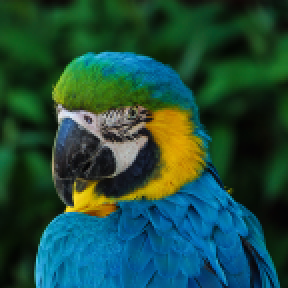
#> input picture test.png, 144 x 144 px (shown 2 times larger)
$ python lab9_imagewarping.py
#> lines starting #> are read from the running program, lines starting #| are printed output that depends on the picture; after the words box and inside, x2 and y2 are one past the last pixel; in counts of white or black regions, pixels touching at a corner belong together
# -*- coding: utf-8 -*-
"""Lab9-ImageWarping.ipynb

Automatically generated by Colaboratory.

Original file is located at
    https://colab.research.google.com/drive/1vu4XFCJI6QWVVNSmg8WXt6Qiv_oyw_OB

# Image Warping Lab

## Part 1: Interpolation

Since we are going to be warping images, we need to make sure we have a good interpolation function to deal with inexact pixel locations.

In the cell below, we want to scale an image by a factor of 2.30 in both x and y. **Write a function called "interpolate" that performs bilinear interpolation.** This function should take in the image and a location (x,y) of interest. It then uses the nearby pixels to that location to interpolate and return an RGB value.
"""

from os import sendfile
import matplotlib.pyplot as plt
import numpy as np
import math

#Your bilinear interpolation function
#x and y may be inexact locations
def interpolate(image, target_y, target_x):
    x_left = math.floor(target_x)
    x_right = math.ceil(target_x)
    y_bottom = math.floor(target_y)
    y_top = math.ceil(target_y)
    # [6 lines of commented-out code are left out]

    imgh, imgw, _ = image.shape
    if x_right > imgw-1 or x_left < 0 or y_top > imgh-1 or y_bottom < 0:
      target_shade = [0,0,0]
    elif y_bottom == y_top:
      target_shade = (1-(target_x - x_left)) * image[y_top,x_left,:] + (1-(x_right - target_x)) * image[y_top,x_right,:]
    else:
      mid_x_top_shade = (1-(target_x - x_left)) * image[y_top,x_left,:] + (1-(x_right - target_x)) * image[y_top,x_right,:]
      mid_x_bottom_shade = (1-(target_x - x_left)) * image[y_bottom,x_left,:] + (1-(x_right - target_x)) * image[y_bottom,x_right,:]
      target_shade = (1-(y_top - target_y)) * mid_x_top_shade + (1-(target_y - y_bottom)) * mid_x_bottom_shade

    # print(target_shade)
    return np.multiply(target_shade, 255)


filename = "test.png"
im = plt.imread(filename)
#> im is the input picture: shape (144, 144, 3) float32; mean R, G, B 0.119, 0.298, 0.24

h,w,_ = im.shape
#> h = 144; w = 144
scale_factor = 2.3

original = np.array(im)
plt.imshow(original,vmin=0)
plt.show()
result = np.zeros((int(scale_factor*h),(int(scale_factor*w)),3), dtype="uint8")
result_h,result_w,_ = result.shape
#> result_h = 331; result_w = 331

#result[0:h,0:w,:] = im #Temporary line, you can delete it

#Write code that scales the image by a factor of 2.3
#It should call interpolate.

for i in range(0, result_h):
  y_bwmap = i / scale_factor
  for j in range(0, result_w):
    x_bwmap = j / scale_factor
    if (j / scale_factor) % 1 != 0.0:
      # print("BigShape: " + str(result.shape))
      # print("BigX: " + str(i))
      # print("BigY: " + str(j))
      result[i,j,:] = interpolate(im, y_bwmap, x_bwmap)
    else:
      x_int = int(x_bwmap)
      y_int = int(y_bwmap)
      # print(im[y_int,x_int,:])
      result[i,j,:] = np.multiply(im[y_int,x_int,:],255)
#> this loop made 331 passes
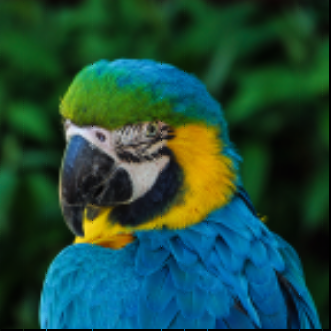
#> result: shape (331, 331, 3); mean R, G, B 29.9, 74.7, 60.1

plt.imshow(result,vmin=0)
plt.show()

"""## Part 2: Backwards Mapping

Now that we have a interpolation function, we need a function that performs a backward mapping between a source and target image.

Given a simple rotation transformation, **write a function that performs a backwards mapping. This function should also call your interpolate function.**

For this example, the source and target image will be the same size, which means part of your rotated image will be cut off on the corners. You can assume that all pixels need to be backward mapped. Also, **don't forget to invert the transform. This is really easy in numpy.**
"""

#takes in input image and forward transformation, returns output image mapped from input
def backmap1(image, transform):
    h,w,_ = im.shape
    result = np.zeros((h,w,3), dtype="uint8")
    tinv = np.linalg.inv(transform)

    #iterate over rows of output image
    for i in range(0,h):

      #iterate over columns of output image
      for j in range(0,w):
        current = np.array([[i],[j],[1]])
        origin = np.matmul(tinv,current)
        result[i,j,:] = interpolate(image, origin[0], origin[1])
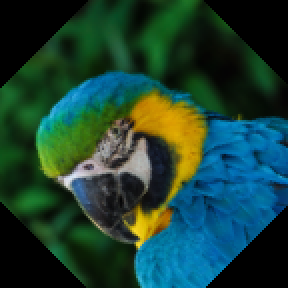
#> result: shape (144, 144, 3) (shown 2 times larger); mean R, G, B 27.4, 64.7, 52

    return result


from math import sin,cos,pi

filename = "test.png"
im = plt.imread(filename)

plt.imshow(im,vmin=0)
plt.show()

transform = np.matrix([[cos(45 * pi/180), -sin(45 * pi/180), w/2],[sin(45 * pi/180),cos(45 * pi/180),-h/5],[0,0,1]])

result = backmap1(im,transform)

plt.imshow(result,vmin=0)
plt.show()

"""## Part 3: Homographies

Now that we have the two specific functions that we need, let's start looking at some more interesting image warping. In class, we discussed how we can use homographies to warp images nonlinearly. In this lab, we have provided the homography generating code for you.
"""

class Point():
    def __init__(self,x,y):
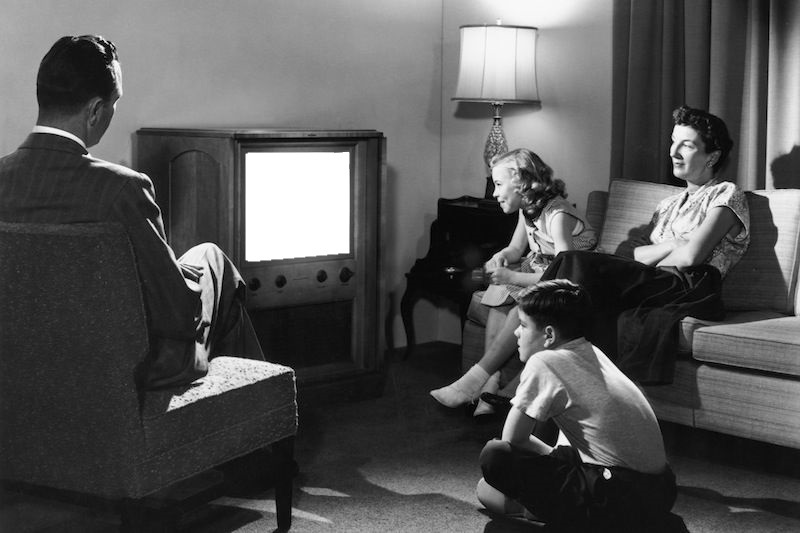
#> input picture tv.jpg, 800 x 533 px
#> further down, tv is the input picture: shape (533, 800, 3); min 0, max 255, mean 84.7
        self.x = x
        self.y = y


def getHomography(s0,s1,s2,s3,t0,t1,t2,t3):

    x0s = s0.x
    y0s = s0.y
    x0t = t0.x
    y0t = t0.y

    x1s = s1.x
    y1s = s1.y
    x1t = t1.x
    y1t = t1.y

    x2s = s2.x
    y2s = s2.y
    x2t = t2.x
    y2t = t2.y

    x3s = s3.x
    y3s = s3.y
    x3t = t3.x
    y3t = t3.y

    #Solve for the homography matrix
    A = np.matrix([
            [x0s, y0s, 1, 0, 0, 0, -x0t*x0s, -x0t*y0s],
            [0, 0, 0, x0s, y0s, 1, -y0t*x0s, -y0t*y0s],
            [x1s, y1s, 1, 0, 0, 0, -x1t*x1s, -x1t*y1s],
            [0, 0, 0, x1s, y1s, 1, -y1t*x1s, -y1t*y1s],
            [x2s, y2s, 1, 0, 0, 0, -x2t*x2s, -x2t*y2s],
            [0, 0, 0, x2s, y2s, 1, -y2t*x2s, -y2t*y2s],
            [x3s, y3s, 1, 0, 0, 0, -x3t*x3s, -x3t*y3s],
            [0, 0, 0, x3s, y3s, 1, -y3t*x3s, -y3t*y3s]
        ])

    b = np.matrix([
            [x0t],
            [y0t],
            [x1t],
            [y1t],
            [x2t],
            [y2t],
            [x3t],
            [y3t]
        ])

    #The homography solutions a-h
    solutions = np.linalg.solve(A,b)

    solutions = np.append(solutions,[[1.0]], axis=0)

    #Reshape the homography into the appropriate 3x3 matrix
    homography = np.reshape(solutions, (3,3))

    return homography

def getScreen():
    result = []
    screen = np.loadtxt("screen.txt")
    for line in screen:
        result.append(Point(int(line[0]), int(line[1])))
    return result

"""We want to be able to get a new image into the tv set in the image shown below. Note that not all pixels will need to be backward mapped. For this reason, we also need to specify a list of points that we are considering. This is provided in the getScreen function definined above.

**Rewrite your backmap function to allow for two images of different sizes and a specific set of points that need to be mapped.**
"""

def backmap2(source, target, transform, points):
    tinv = np.linalg.inv(transform)
    result = np.copy(target)
    for point in points:
      current = np.array([[point.x],[point.y],[1]])
      origin = np.matmul(tinv,current)
      result[point.y,point.x,:] = interpolate(source, origin[1], origin[0])
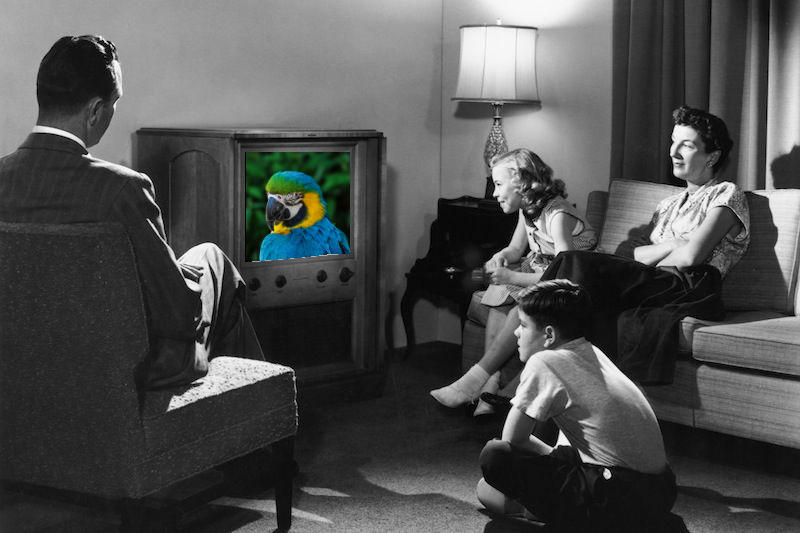
#> result: shape (533, 800, 3); 2.6% of pixels changed, all inside (x1, y1, x2, y2) = (245, 152, 350, 262)
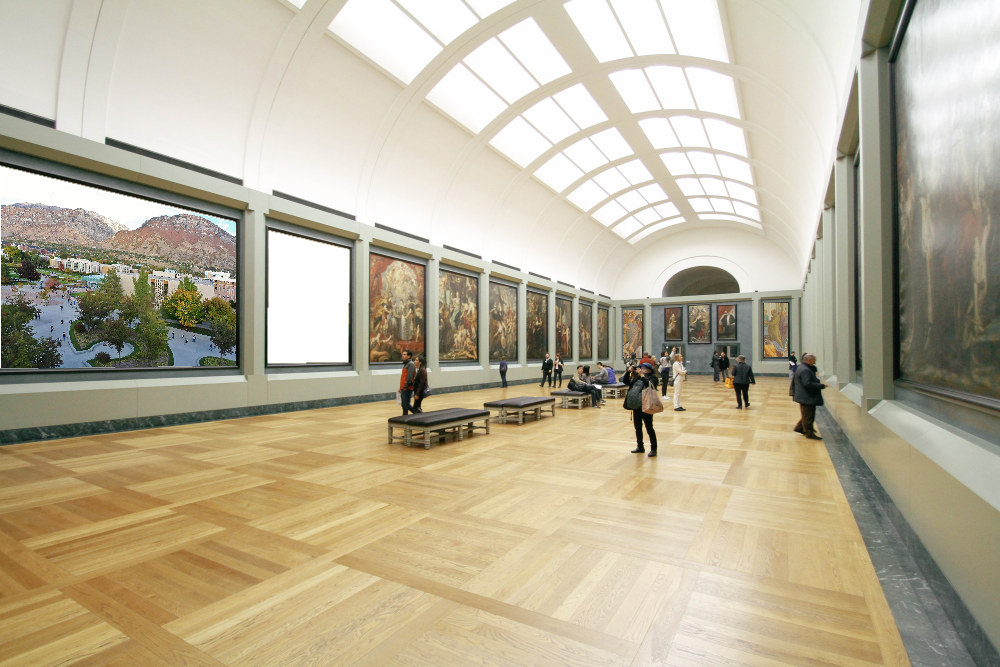
#> input picture museum.png, 1000 x 667 px
#> further down, museum is the input picture: shape (667, 1000, 3) float32; mean R, G, B 0.731, 0.695, 0.601

    return result


filename = "test.png"
im = plt.imread(filename)

h,w,_ = im.shape

s0 = Point(0,0)
s1 = Point(w-1,0)
s2 = Point(w-1,h-1)
s3 = Point(0,h-1)

t0 = Point(245,152)
t1 = Point(349,150)
t2 = Point(349,253)
t3 = Point(246,261)

tv = plt.imread('tv.jpg')
plt.imshow(tv,vmin=0)
plt.show()

transform = getHomography(s0,s1,s2,s3,t0,t1,t2,t3)

screen = getScreen()

result = backmap2(im, tv, transform, screen)

plt.imshow(result,vmin=0)
plt.show()

"""## Part 4: Geometric Tests

We have a pretty robust warping algorithm now, but we need a way of determining which pixels are of interest and which pixels are not of interest on our target image.

Notice in the image below that we were able to replace the nearest canvas with a picture of BYU campus. We did so by finding the corners of the canvas, determining points that lie inside that canvas, and then using a homography as our transform for the backward mapping. We left a blank canvas for you to try this out as well.

**Rewrite your backmap function (yet again) to take in the corners of interest, perform a homography, and include a pixel tester that makes a bounding box around the area of interest, then uses cross product geometric testing to verify if a pixel is on the canvas** (we acknowledge there are other ways you could solve this problem, but this is good practice).

"""

def getCanvas(t0, t1, t2, t3):
    canvas = []

    _t0 = np.array([[t0.x], [t0.y], [0]])
    _t1 = np.array([[t1.x], [t1.y], [0]])
    _t2 = np.array([[t2.x], [t2.y], [0]])
    _t3 = np.array([[t3.x], [t3.y], [0]])
    corners = [_t0, _t1, _t2, _t3]

    min_x = np.min(np.array([_t0[0], _t1[0], _t2[0], _t3[0]]))
    max_x = np.max(np.array([_t0[0], _t1[0], _t2[0], _t3[0]]))
    min_y = np.min(np.array([_t0[1], _t1[1], _t2[1], _t3[1]]))
    max_y = np.max(np.array([_t0[1], _t1[1], _t2[1], _t3[1]]))

    for x in range(min_x, max_x + 1):
        for y in range(min_y, max_y + 1):
            # Check that point is inside canvas
            inside = True
            for i_corner in range(len(corners)):
                nextCorner = (i_corner + 1) % len(corners)
                crossProduct = (corners[nextCorner] - corners[i_corner]) @ np.transpose(
                    np.array([[x], [y], [0]]) - corners[i_corner])

                if np.min(crossProduct[:, 2]) < 0:
                    inside = False
                    break

            if inside:
                canvas.append(Point(x, y))

    return canvas


def backmap3(source, target, s0, s1, s2, s3, t0, t1, t2, t3):
    h, w, _ = target.shape
    h_s, w_s, _ = source.shape
    transform = getHomography(s0, s1, s2, s3, t0, t1, t2, t3)
    tinv = np.linalg.inv(transform)
    result = np.copy(target)
    canvas = getCanvas(t0, t1, t2, t3)

    for point in canvas:
        current = np.array([[point.x], [point.y], [1]])
        origin = np.matmul(tinv, current)
        result[point.y, point.x, :] = interpolate(source, origin[1], origin[0]) / 255

        if origin[0] < 0 or origin[0] > h_s or origin[1] < 0 or origin[1] > w_s:
          result[point.y, point.x, :] = target[point.y, point.x, :]
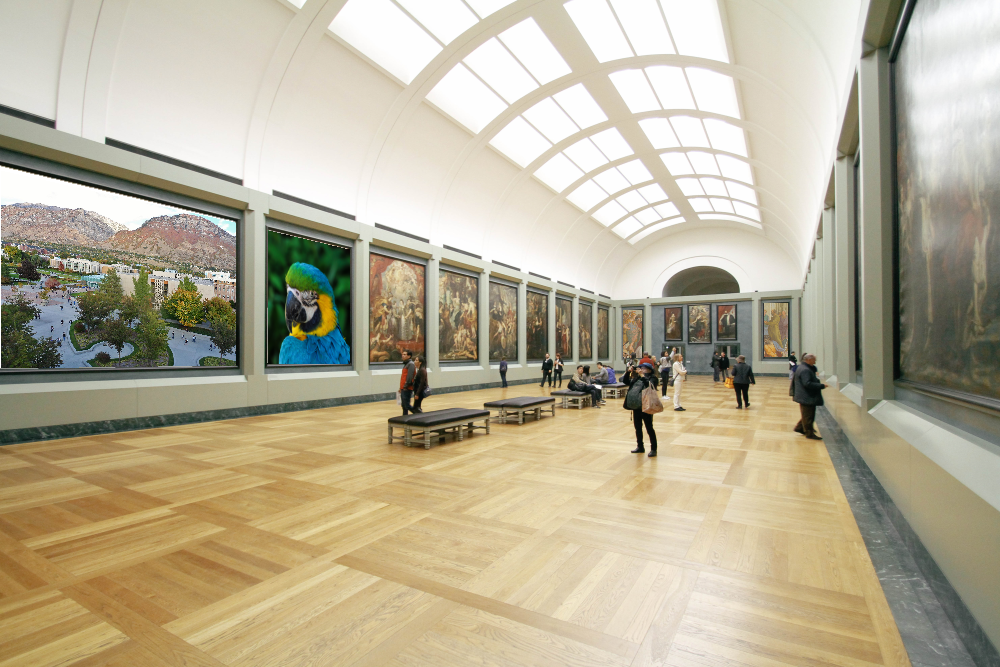
#> result: shape (667, 1000, 3) float32; 1.52% of pixels changed, all inside (x1, y1, x2, y2) = (267, 230, 350, 364)

    return result


museum = plt.imread('museum.png')
plt.imshow(museum,vmin=0)
plt.show()

filename = "test.png"
parrot = plt.imread(filename)
h,w,_ = parrot.shape

s0 = Point(0,0)
s1 = Point(w-1,0)
s2 = Point(w-1,h-1)
s3 = Point(0,h-1)

t0 = Point(268,230)
t1 = Point(349,249)
t2 = Point(347,361)
t3 = Point(267,363)

result = backmap3(parrot,museum,s0,s1,s2,s3,t0,t1,t2,t3)

plt.imshow(result,vmin=0)
plt.show()
